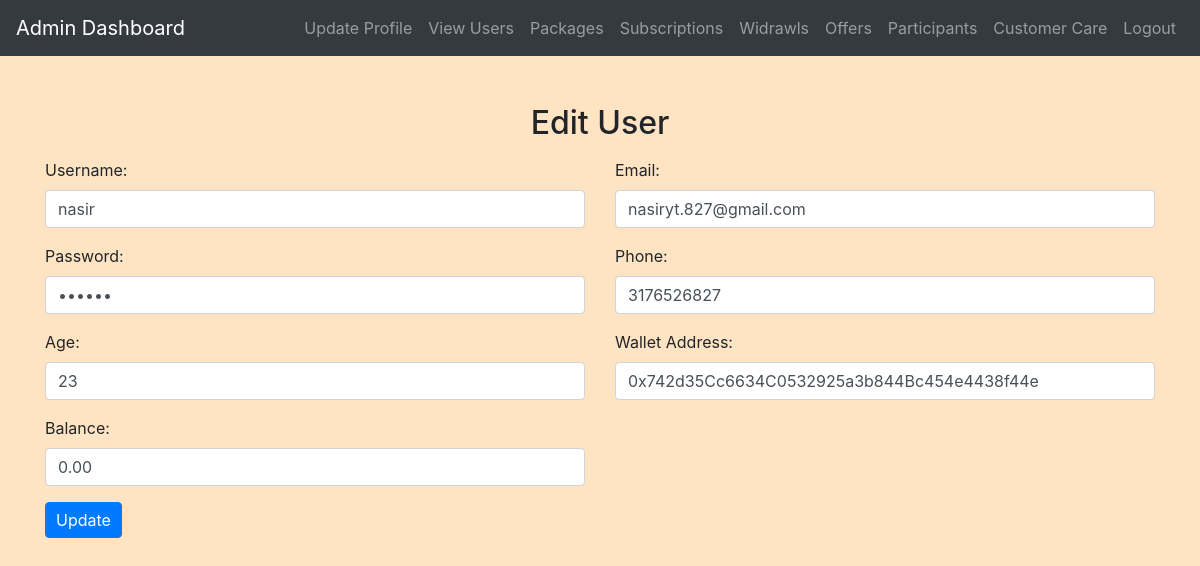
The app's page /admin/edit_user.php?id=1 (signed in) with its own data.
### tables this page shows
CREATE TABLE `users` (
  `id` int(11) NOT NULL,
  `username` varchar(50) NOT NULL,
  `password` varchar(255) NOT NULL,
  `email` varchar(100) NOT NULL,
  `phone` varchar(20) NOT NULL,
  `age` int(11) DEFAULT NULL,
  `wallet_address` varchar(50) DEFAULT NULL,
  `balance` decimal(10,2) DEFAULT 0.00
);

### admin/edit_user.php (the view, shortened to what this page needs)
<?php
include('config.php');
$id = $_GET['id'];
$sql = "SELECT * FROM users WHERE id = $id";
$result = mysqli_query($conn, $sql);
if (mysqli_num_rows($result) == 1) {
    $row = mysqli_fetch_assoc($result);
} else {
    echo "<script>alert('User not found.');</script>";
    header("Location: admin_dashboard.php");
    exit;
}
?>
<!DOCTYPE html>
<html>
<head>
    <link rel="stylesheet" href="https://maxcdn.bootstrapcdn.com/bootstrap/4.5.2/css/bootstrap.min.css">
    <link rel="stylesheet" href="../css/style.css">
</head>
<body>
<?php include('admin_navbar.php'); ?>
<div class="container mt-5">
    <h2 class="mb-3">Edit User</h2>
    <form method="post">
        <div class="row">
            <div class="col-md-6">
                <div class="form-group">
                    <label for="username">Username:</label>
                    <input type="text" class="form-control" id="username" name="username" value="<?php echo $row['username']; ?>" required>
                </div>
            </div>
            <div class="col-md-6">
                <div class="form-group">
                    <label for="email">Email:</label>
                    <input type="email" class="form-control" id="email" name="email" value="<?php echo $row['email']; ?>" required>
                </div>
            </div>
        </div>
        <div class="row">
            <div class="col-md-6">
                <div class="form-group">
                    <label for="password">Password:</label>
                    <input type="password" class="form-control" id="password" name="password" value="<?php echo $row['password']; ?>" required>
                </div>
            </div>
            <div class="col-md-6">
                <div class="form-group">
                    <label for="phone">Phone:</label>
                    <input type="text" class="form-control" id="phone" name="phone" value="<?php echo $row['phone']; ?>" required>
                </div>
            </div>
        </div>
        <div class="row">
            <div class="col-md-6">
                <div class="form-group">
                    <label for="age">Age:</label>
                    <input type="number" class="form-control" id="age" name="age" value="<?php echo $row['age']; ?>" required>
                </div>
            </div>
            <div class="col-md-6">
                <div class="form-group">
                    <label for="wallet_address">Wallet Address:</label>
                    <input type="text" class="form-control" id="wallet_address" name="wallet_address" value="<?php echo $row['wallet_address']; ?>" required>
                </div>
            </div>
        </div>
        <div class="row">
            <div class="col-md-6">
                <div class="form-group">
                    <label for="balance">Balance:</label>
                    <input type="number" class="form-control" id="balance" name="balance" value="<?php echo $row['balance']; ?>" required>
                </div>
            </div>
        </div>
        <button type="submit" class="btn btn-primary">Update</button>
    </form>
</div>
</body>
</html>

### css/style.css (style rules this page uses)
body { background-color: bisque; }
h1, h2, h3, h4 { text-align: center; margin-top: 30px; margin-bottom: 30px; }
.btn-primary { padding: 5px 10px; }

### records on screen
users: username "nasir", email "nasiryt.827@gmail.com", phone "3176526827", age "23", wallet_address "0x742d35Cc6634C0532925a3b844Bc454e4438f44e", balance "0.00"
